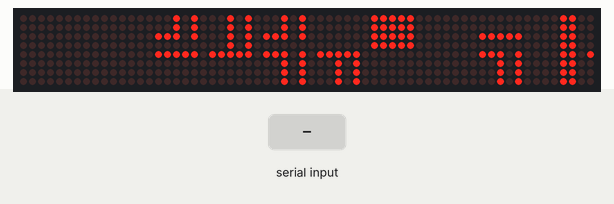
Recording of a sketch running on a simulated Arduino Uno, built with avr-gcc and run on an emulated ATmega328P. On the bench: 64×8 LED matrix. Inputs (shaded band) come from the test bench.

Above: at 2.98 s.
3.0 s: byte 184 (0xB8) received over Serial
At 3.37 s:
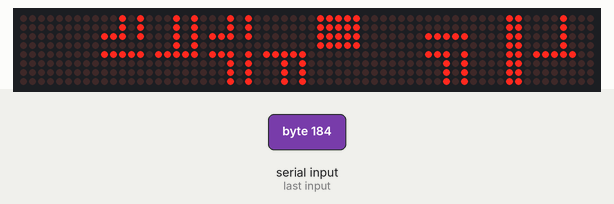
At 11.06 s:
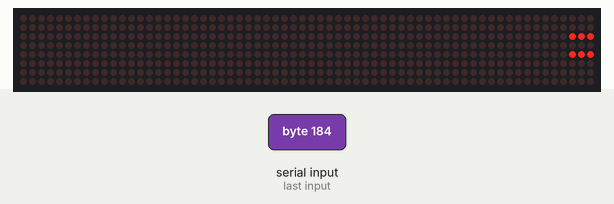

The sketch:

esp32_dot_matrix_RU_text.ino
```cpp
#include <SPI.h>
#include <Adafruit_GFX.h>
#include <Max72xxPanel.h>


int pinCS = 5;
// Uno or Duemilanove DIN 11 (MOSI) CLK 13 (SCK)
int numberOfHorizontalDisplays = 1;
int numberOfVerticalDisplays = 8;

Max72xxPanel matrix = Max72xxPanel(pinCS, numberOfHorizontalDisplays, numberOfVerticalDisplays);

String tape = "";
int wait = 50; // In milliseconds

int spacer = 1; // Промежуток между символами (кол-во точек)
int width = 5 + spacer; // The font width is 5 pixels

/* Recode russian fonts from UTF-8 to Windows-1251 */

String utf8rus(String source)
{
  int i,k;
  String target;
  unsigned char n;
  char m[2] = { '0', '\0' };

  k = source.length(); i = 0;
  while (i < k) {
    n = source[i]; i++;
    if (n >= 0xC0) {
      switch (n) {
        case 0xD0: {
          n = source[i]; i++;
          if (n == 0x81) { n = 0xA8; break; }
          if (n >= 0x90 && n <= 0xBF) n = n + 0x2F;
          break;
        }
        case 0xD1: {
          n = source[i]; i++;
          if (n == 0x91) { n = 0xB7; break; }
          if (n >= 0x80 && n <= 0x8F) n = n + 0x6F;
          break;
        }
      }
    }
    m[0] = n; target = target + String(m);
  }
return target;
}

String Serial_Read() {
  unsigned char c; // переменная для чтения сериал порта
  String Serial_string = ""; // Формируемая из символов строка
  while (Serial.available() > 0) { // Если в сериал порту есть символы
    c = Serial.read(); // Читаем символ
    //Serial.print(c,HEX); Serial.print(" "); Serial.print(c);
    if (c == '\n') {  // Если это конец строки
          return Serial_string; // Возвращаем строку
    }
    if (c == 0xB8) c = c - 0x01;  // Коррекция кодов символа под таблицу ???? так как русские символы в таблице сдвинуты относительно стандартной кодировки utf на 1 символ
    if (c >= 0xBF && c <= 0xFF) c = c - 0x01;
    Serial_string = Serial_string + String(char(c)); //Добавить символ в строку
  }
  return Serial_string;
}

void setup() {
  Serial.begin(9600);
  tape = utf8rus("КРОТЯ ЛЮБИМАЯ ЖОПА");                      //Текст воспроизведения
  matrix.setIntensity(1); // Use a value between 0 and 15 for brightness
  matrix.setRotation(matrix.getRotation()+3); //1 - 90  2 - 180   3 - 270

}
void loop() {

  if (Serial.available()){
    tape=Serial_Read();
  }
  for ( int i = 0 ; i < width * tape.length() + matrix.width() - 1 - spacer; i++ )
       {
    matrix.fillScreen(LOW);

    int letter = i / width; // номер символа выводимого на матрицу

    int x = (matrix.width() - 1) - i % width;
    int y = (matrix.height() - 8) / 2; // center the text vertically

    while ( x + width - spacer >= 0 && letter >= 0 ) {
      if ( letter < tape.length() ) {
        matrix.drawChar(x, y, tape[letter], HIGH, LOW,1);
      }
      letter--;
      x -= width;
    }
    matrix.write(); // Send bitmap to display
    delay(wait);
  }
}
```

Measured:
- after the input at 3.0 s, the display: first differs from a run without the input after 8.1 s (image 2)
